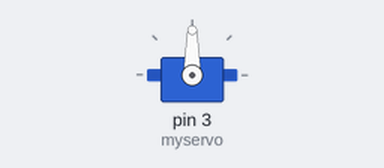
Bench run of a sketch on a simulated Arduino Uno, built with avr-gcc and run on an emulated ATmega328P. On the bench: servo.

Above: at 11.15 s.
At 15.2 s:
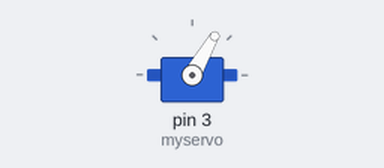
Timing chart, 0 to 16.4 s (numbered marks = the images above):
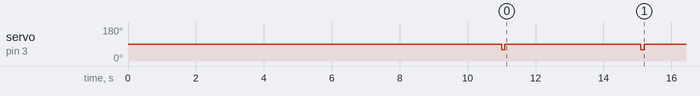

Measured:
- by itself, servo on pin 3 (myservo): alternates 90° for 4.0 s and 60° for 0.10 s

The sketch:

Under_challenge_kanon_1.ino
```cpp
/***********************************************
* name:Servo
* function:you can see the servo motor rotate 90 degrees (rotate once every 15 degrees).
* And then rotate in the opposite direction.
************************************************/
//Email: support@sunfounder.com
//Website: www.sunfounder.com

#include <Servo.h>
/************************************************/
Servo myservo;//create servo object to control a servo
/************************************************/
void setup()
{
  myservo.attach(3);//attachs the servo on pin 9 to servo object
  myservo.write(90);//back to 0 degrees
  delay(10000);//wait for a second

myservo.write(90);//goes to 15 degrees
  delay(1000);//wait for a second
  myservo.write(60);//goes to 30 degrees
  delay(100);//wait for a second.33

}
/*************************************************/
void loop()
{

  myservo.write(90);//goes to 45 degrees
  delay(4000);//wait for a second.33
  myservo.write(60);//goes to 60 degrees
  delay(100);//wait for a second.33
}
/**************************************************/
```
